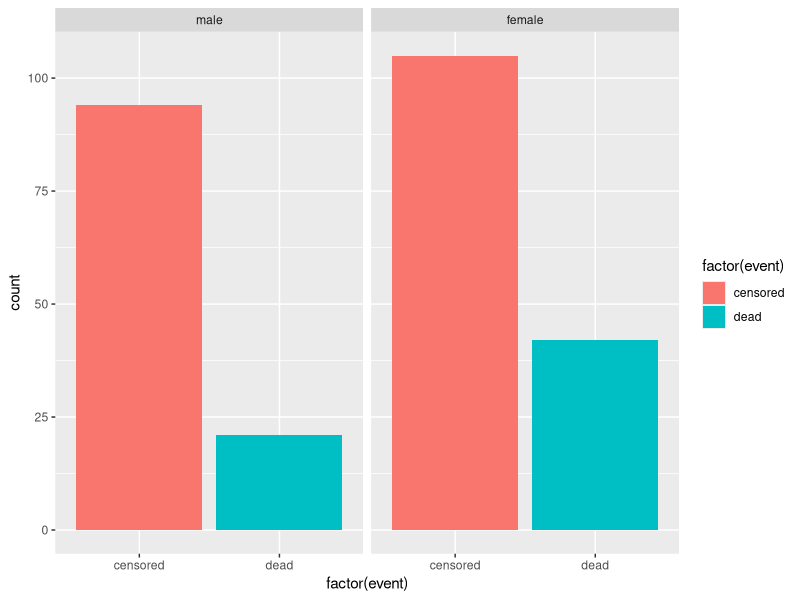
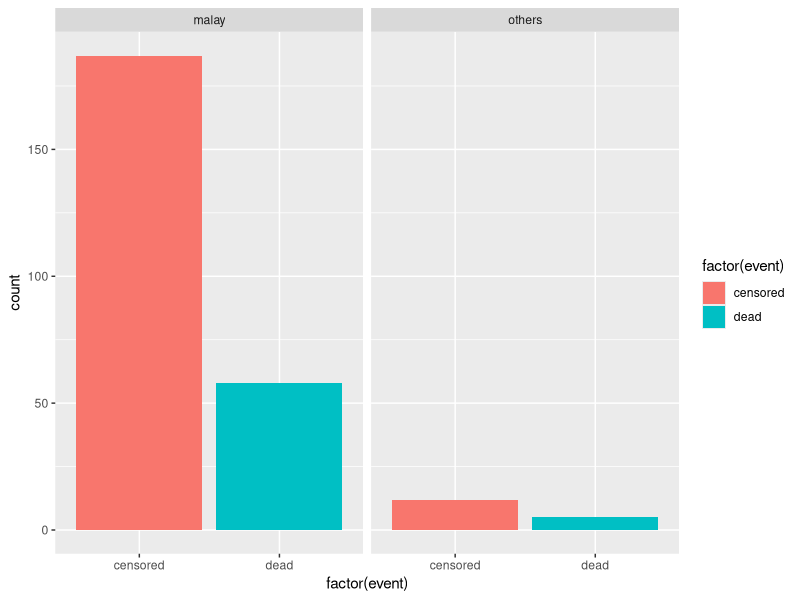
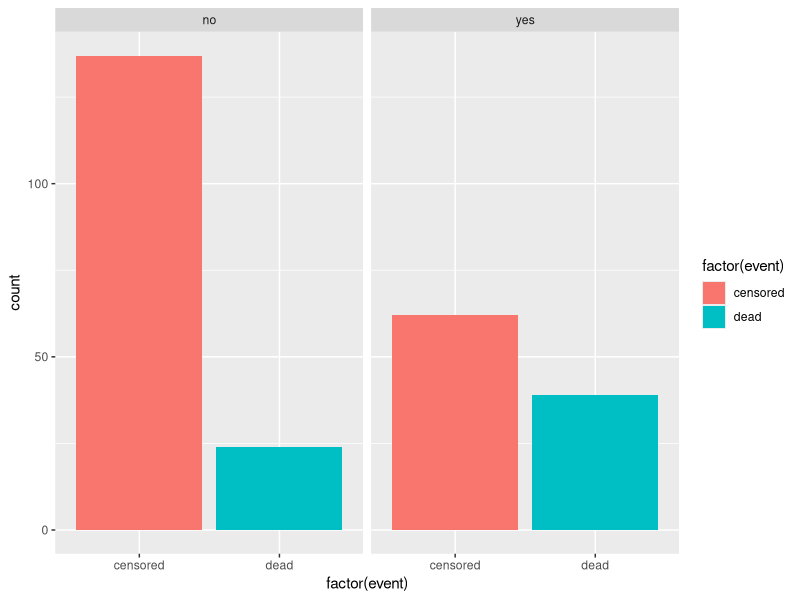
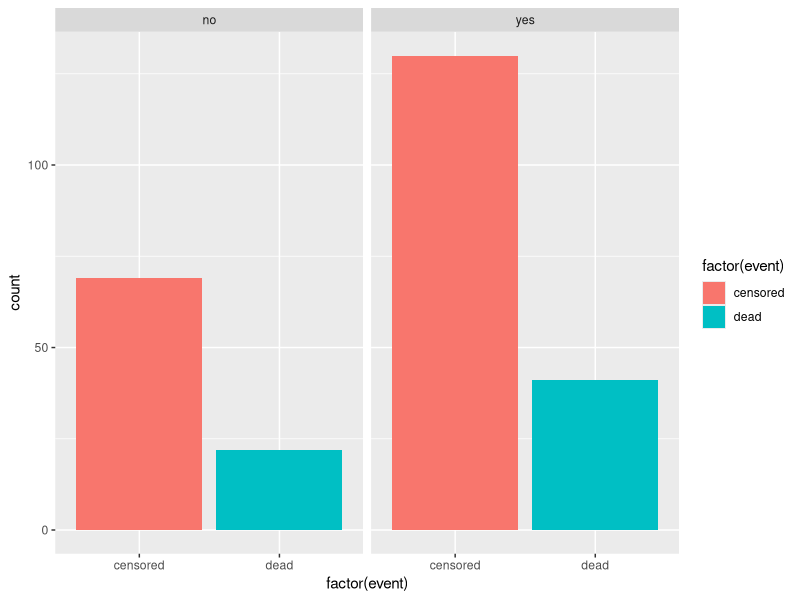
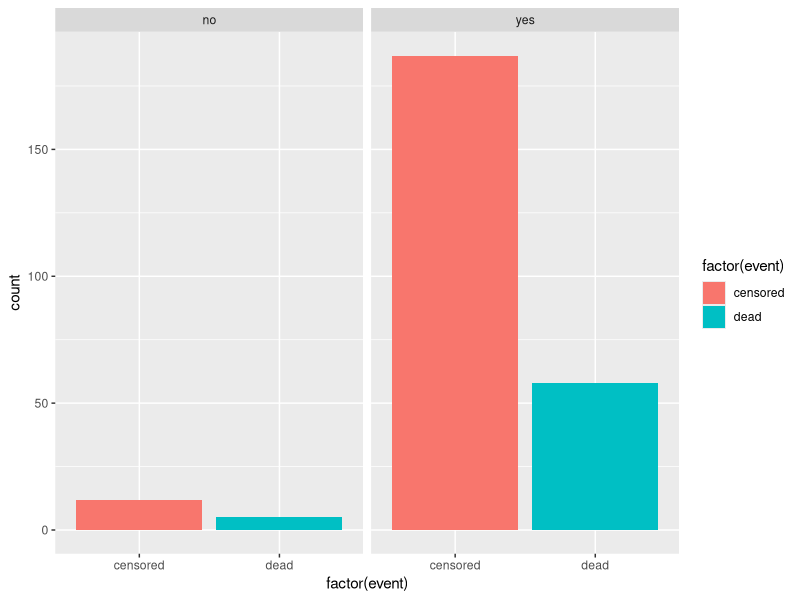
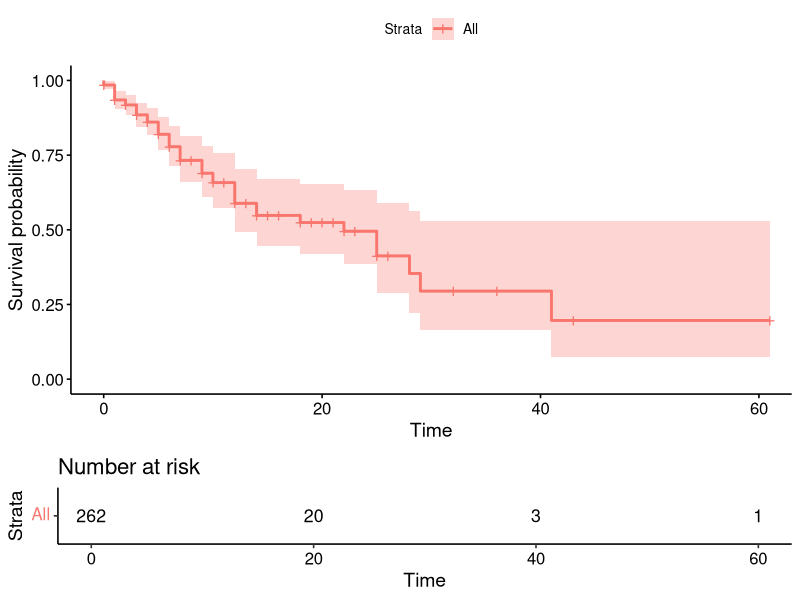
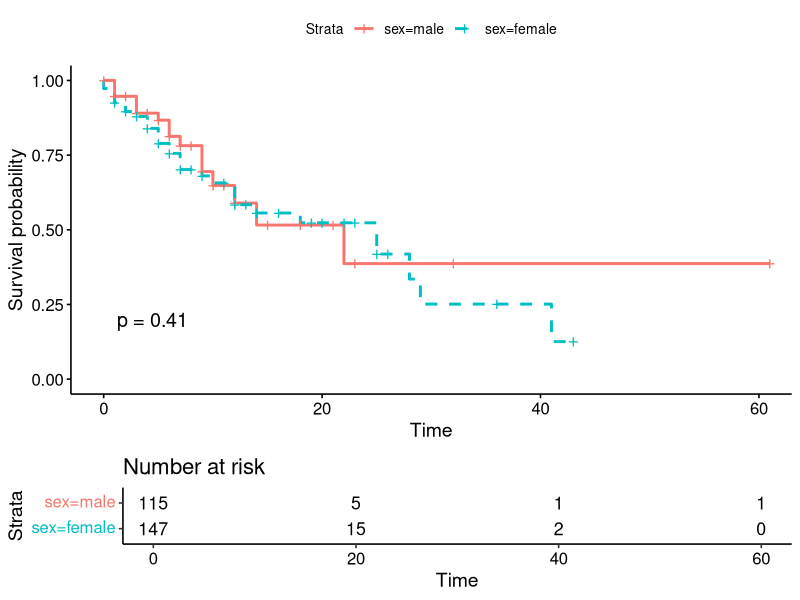
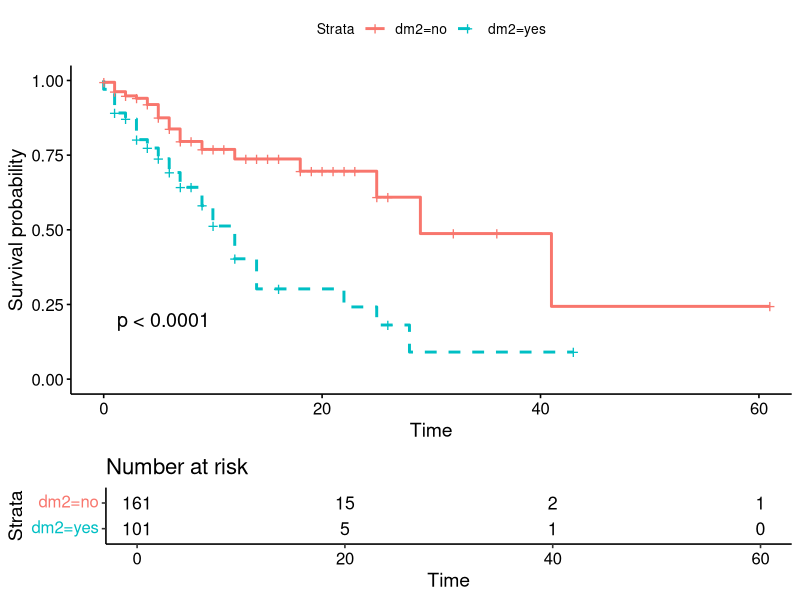

Generate these figures, in order, with R:
## ---- chunk 1
knitr::opts_chunk$set(echo = TRUE)
## ---- chunk 2
library(haven)
library(dplyr)
library(psych)
library(lubridate)
library(knitr)
library(ggplot2)
library(survival)
library(broom)
library(survminer)
## ---- chunk 3
DataSet <- read_dta("stroke_outcome.dta")
DataSet <- DataSet %>%
  mutate_if(is.labelled, funs(as_factor(.)))
kable(head(DataSet))
## ---- chunk 4
DataSet2 <- read_dta("stroke_outcome.dta")
DataSet2 <- DataSet %>%
  mutate(sex = as_factor(sex),
         race = as_factor(race),
         event = as_factor(event),
         dm2 = as_factor(dm2),
         hpt2 = as_factor(hpt2),
         race2 = as_factor(race2),
         event_s = as_factor(event_s))
kable(head(DataSet2))
## ---- chunk 5
kable(summary(DataSet))
kable(describe(DataSet))
## ---- chunk 6
DataSet$Dur_Days <- as.duration(DataSet$doa %--% DataSet$dod) / ddays(1)
kable(head(DataSet))
## ---- chunk 7
DataSet %>%
  group_by(event) %>%
  summarise(Mean_Age = mean(age), SD_Age = sd(age),
            Mean_GCS = mean(gcs), SD_GCS = sd(gcs),
            Mean_SBP = mean(sbp), SD_SBP = sd(age),
            Mean_DBP = mean(dbp), SD_DBP = sd(dbp),
            ) %>%
  kable()
## ---- chunk 8
DataSet %>%
  count(event, sex) %>%
  kable()

ggplot(DataSet, aes(x=factor(event), fill=factor(event))) +
  geom_bar() +
  facet_wrap(~sex)

DataSet %>%
  count(event, race) %>%
  kable()

ggplot(DataSet, aes(x=factor(event), fill=factor(event))) +
  geom_bar() +
  facet_wrap(~race)

DataSet %>%
  count(event, dm2) %>%
  kable()

ggplot(DataSet, aes(x=factor(event), fill=factor(event))) +
  geom_bar() +
  facet_wrap(~dm2)

DataSet %>%
  count(event, hpt2) %>%
  kable()

ggplot(DataSet, aes(x=factor(event), fill=factor(event))) +
  geom_bar() +
  facet_wrap(~hpt2)

DataSet %>%
  count(event, race2) %>%
  kable()

ggplot(DataSet, aes(x=factor(event), fill=factor(event))) +
  geom_bar() +
  facet_wrap(~race2)

## ---- chunk 9
Overall_KM <- survfit(Surv(time = Dur_Days, event == "dead") ~ 1,
                      data = DataSet,
                      type = "kaplan-meier")
summary(Overall_KM)
kable(tidy(Overall_KM))
## ---- chunk 10
ggsurvplot(Overall_KM,
           data = DataSet,
           risk.table = T,
           linetype = c(1,2),
           pval = T)
## ---- chunk 11
KM_gender <- survfit(Surv(time = Dur_Days, event == "dead") ~ sex,
                     data = DataSet,
                     type = "kaplan-meier")
summary(KM_gender)
kable(tidy(KM_gender))
## ---- chunk 12
ggsurvplot(KM_gender,
           data = DataSet,
           risk.table = T,
           linetype = c(1,2),
           pval = T)
## ---- chunk 13
KM_DM <- survfit(Surv(time = Dur_Days, event == "dead") ~ dm2,
                 data = DataSet,
                 type = "kaplan-meier")
summary(KM_DM)
kable(tidy(KM_DM))
## ---- chunk 14
ggsurvplot(KM_DM,
           data = DataSet,
           risk.table = T,
           linetype = c(1,2),
           pval = T)
## ---- chunk 15
kable(quantile(KM_DM, probs = c(0.25, 0.5, 0.75)))
## ---- chunk 16
summary(KM_DM, times = c(20, 40, 60))
